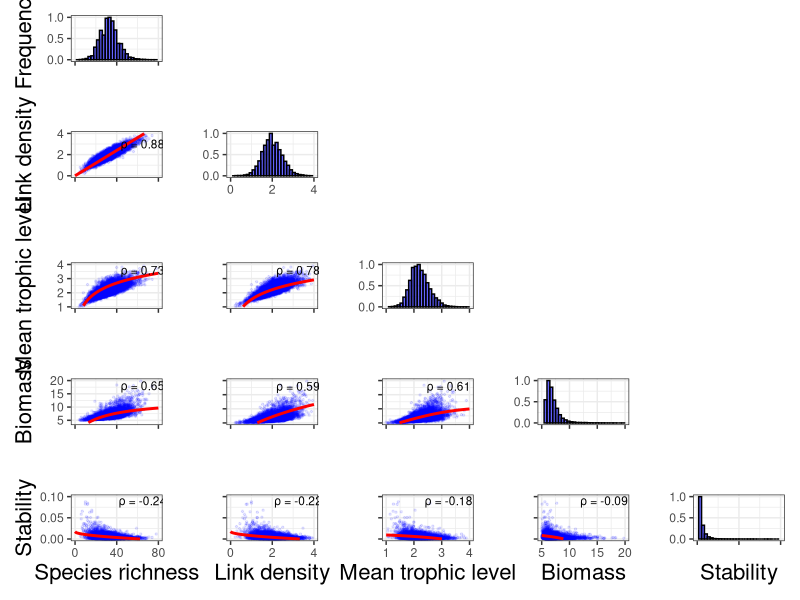

This chart was generated by the following R code:
library(tidyverse)
library(readxl)
library(patchwork)
newdata <- read_excel("community_outcomes.xlsx")
df <- newdata[c("Diversity","Total_biomass", "Link_density",
                "Stability", "Mean_trophic_level")]

plotDB <- ggplot(newdata,aes(x= Diversity,y= Total_biomass)) +
  geom_point(size = 0.5, alpha = 0.1, color = "blue")+
  labs(title = "", x = "", y = "Biomass") +
  stat_function(fun = function(x) (x*0.4758)/(1+ x*0.0369),
                color = "red", size = 1)+
  scale_x_continuous(limits = c(0,80),
                     breaks = c(0,40,80),
                     labels = NULL)+
  scale_y_continuous(limits =c(4,20))+
  theme_bw()+
  theme(axis.title = element_text(size = 16))+
  annotate("text",
           x = 65, y = 18,   # adjust position as needed
           label = "\u03C1 = 0.65",
           size = 3)

plotDS <- ggplot(newdata,aes(x= Diversity,y= -Stability)) +
  geom_point(size = 0.5, alpha = 0.1, color = "blue")+
  labs(title = "", x = "Species richness", y = "Stability") +
  stat_function(fun = function(x) 0.017445 - 0.0022*sqrt(x),
                color = "red", size = 1)+
  scale_x_continuous(limits = c(0, 80),
                     breaks = c(0,40,80)
                     )+
  scale_y_continuous(limits =c(0,0.1),
                     breaks = c(0,0.05, 0.1))+
  theme_bw()+
  theme(axis.title = element_text(size = 16))+
  annotate("text",
           x = 65, y = 0.09,   # adjust position as needed
           label = "\u03C1 = -0.24",
           size = 3)

plotDL <- ggplot(newdata,aes(x= Diversity,y= Link_density)) +
  geom_point(size = 0.5, alpha = 0.1, color = "blue")+
  stat_function(fun = function(x) 0.05988*x,
                color = "red", size = 1)+
  labs(title = "", x = "", y = "Link density")+
  theme_bw()+
  theme(axis.title = element_text(size = 16))+
  scale_x_continuous(limits = c(0, 80),
                     breaks = c(0,40,80),
                     labels = NULL)+
  scale_y_continuous(limits =c(0,4),
                     breaks = c(0,2,4))+
  annotate("text",
           x = 65, y = 3,   # adjust position as needed
           label = "\u03C1 = 0.88",
           size = 3)


plotDT <- ggplot(newdata,aes(x= Diversity,y= Mean_trophic_level)) +
  geom_point(size = 0.5, alpha = 0.1, color = "blue")+
  stat_function(fun = function(x)  log(x)-1,
                color = "red", size = 1)+
  labs(title = "", x = "", y = "Mean trophic level") +
  theme_bw()+
  theme(axis.title = element_text(size = 16))+
  scale_x_continuous(limits = c(0, 80),
                     breaks = c(0,40,80),
                     labels = NULL)+
  scale_y_continuous(limits =c(1,4),
                     breaks = c(1,2,3,4))+
  annotate("text",
           x = 65, y = 3.6,   # adjust position as needed
           label = "\u03C1 = 0.73",
           size = 3)

plotTB <- ggplot(newdata, aes(x= Mean_trophic_level,y= Total_biomass)) +
  labs(title = "", x = "", y = "") +
  geom_point(size = 0.5, alpha = 0.1, color = "blue")+
  stat_function(fun = function(x) (2.17*exp(x))/(1+0.19977*exp(x)) ,
                color = "red", size = 1)+
  scale_y_continuous(limits = c(5, 20),
                     labels = NULL)+
  theme_bw()+
  scale_x_continuous(limits =c(1,4),
                     breaks = c(1,2,3,4),
                     labels = NULL)+
  annotate("text",
           x = 3.25, y = 18,   # adjust position as needed
           label = "\u03C1 = 0.61",
           size = 3)

plotLB <- ggplot(newdata,aes(x= Link_density, y= Total_biomass)) +
  labs(title = "", x = "", y = "") +
  geom_point(size = 0.5, alpha = 0.1, color = "blue")+
  stat_function(fun = function(x) 0.285*x/(0.06+x*0.0097),
                color = "red", size = 1)+
  scale_y_continuous(limits = c(5, 20),
                     labels = NULL)+
  theme_bw()+
  theme(axis.title = element_text(size = 16))+
  scale_x_continuous(limits =c(0,4),
                     breaks = c(0,2,4),
                     labels = NULL)+
  annotate("text",
           x = 3.25, y = 18,   # adjust position as needed
           label = "\u03C1 = 0.59",
           size = 3)

plotBS <- ggplot(newdata,aes(x= Total_biomass,y= -Stability)) +
  labs(title = "", x = "Biomass", y = "") +
  geom_point(size = 0.5, alpha = 0.1, color = "blue")+
  stat_function(fun = function(x) 0.017445- 0.0022*sqrt((x)/(0.4758-x*0.0369)),
                color = "red", size = 1)+
  scale_x_continuous(limits = c(5, 20)
                     )+
  scale_y_continuous(limits =c(0,0.1),
                     breaks = c(0, 0.05, 0.1),
                     labels = NULL)+
  theme_bw()+
  theme(axis.title = element_text(size = 16))+
  annotate("text",
           x = 16.25, y = 0.09,   # adjust position as needed
           label = "\u03C1 = -0.09",
           size = 3)

plotTS <- ggplot(newdata,aes(x= Mean_trophic_level,y= -Stability)) +
  labs(title = "", x = "Mean trophic level", y = "") +
  geom_point(size = 0.5, alpha = 0.1, color = "blue")+
  stat_function(fun = function(x) 0.015 - 0.0033*sqrt(exp(x)),
                color = "red", size = 1)+
  scale_x_continuous(limits = c(1, 4),
                     breaks = c(1,2,3,4)
                     )+
  scale_y_continuous(limits =c(0,0.1),
                     breaks = c(0,0.05, 0.1),
                     labels = NULL)+
  theme_bw()+
  theme(axis.title = element_text(size = 16))+
  annotate("text",
           x = 3.25, y = 0.09,   # adjust position as needed
           label = "\u03C1 = -0.18",
           size = 3)

plotLT <- ggplot(newdata,aes(x= Link_density,y= Mean_trophic_level)) +
  labs(title = "", x = "", y = "") +
  geom_point(size = 0.5, alpha = 0.1, color = "blue")+
  stat_function(fun = function(x) log(x/0.08)-1,
                color = "red", size = 1)+
  scale_y_continuous(limits = c(1, 4),
                     breaks = c(1,2,3,4),
                     labels = NULL)+
  scale_x_continuous(limits =c(0,4),
                     breaks = c(0,2,4),
                     labels = NULL)+
  theme_bw()+
  theme(axis.title = element_text(size = 16))+
  annotate("text",
           x = 3.25, y = 3.6,   # adjust position as needed
           label = "\u03C1 = 0.78",
           size = 3)

plotLS <- ggplot(newdata,aes(x= Link_density ,y= -Stability )) +
  labs(title = "", x = "Link density", y = "") +
  geom_point(size = 0.5, alpha = 0.1, color = "blue")+
  #stat_function(fun = function(x) (0.0177-x)^2 /(0.0097)^2,
  #              color = "red", size = 1, xlim = c(0,0.0177))+
  stat_function(fun = function(x) 0.0177 - 0.0097*(sqrt(x)) ,
                color = "red", size = 1)+
  scale_y_continuous(limits = c(0, 0.1),
                     breaks = c(0, 0.05, 0.1),
                     labels = NULL)+
  scale_x_continuous(limits =c(0,4),
                     breaks = c(0,2,4)
                     )+ 
  theme_bw()+
  theme(axis.title = element_text(size = 16))+
  annotate("text",
           x = 3.25, y = 0.09,   # adjust position as needed
           label = "\u03C1 = -0.22",
           size = 3)

hist_div <- ggplot(df, aes(x = Diversity, y = after_stat(count / max(count)))) +
  geom_histogram(bins=30, fill = "blue", alpha = 0.6, color = "black") +
  labs(x = "", y = "Frequency") +
  # theme(axis.text.y = element_blank(),
  #      axis.ticks.y = element_blank())+
  scale_x_continuous(limits = c(0, 80),
                     breaks = c(0,40,80),
                     labels = NULL)+
  scale_y_continuous(breaks = c(0, 0.5, 1))+
  theme_bw()+
  theme(axis.title = element_text(size = 16))

hist_pop <- ggplot(df, aes(x = Total_biomass, y = after_stat(count / max(count)))) +
  geom_histogram(bins = 30, fill = "blue", alpha = 0.6, color = "black") +
  labs(x = "", y = "") +
  #theme(axis.text.y = element_blank(),
  #     axis.ticks.y = element_blank())+
  scale_x_continuous(limits = c(5, 20),
                     labels = NULL)+
  scale_y_continuous(breaks = c(0, 0.5, 1))+
  theme_bw()

hist_stab <- ggplot(df, aes(x = -Stability, y = after_stat(count / max(count)))) +
  geom_histogram(bins = 30, fill = "blue", alpha = 0.6, color = "black") +
  labs(x = "Stability", y = "") +
  #theme(axis.text.y = element_blank(),
  #     axis.ticks.y = element_blank())+
  scale_x_continuous(limits = c(0, 0.1),
                     breaks = c(0,0.05,0.1),
                     labels = NULL)+
  scale_y_continuous(breaks = c(0, 0.5, 1))+
  theme_bw()+
  theme(axis.title = element_text(size = 16))


hist_links <- ggplot(df, aes(x = Link_density, y = after_stat(count / max(count)))) +
  geom_histogram(bins = 30, fill = "blue", alpha = 0.6, color = "black") +
  labs(x = "", y = "") +
  #theme(axis.text.y = element_blank(),
  #     axis.ticks.y = element_blank())+
  scale_x_continuous(limits = c(0, 4),
                     breaks = c(0,2,4)
                     )+
  scale_y_continuous(breaks = c(0, 0.5, 1))+
  theme_bw()+
  theme(axis.title = element_text(size = 16))

hist_tl <- ggplot(df, aes(x = Mean_trophic_level, y = after_stat(count / max(count)))) +
  geom_histogram(bins = 30, fill = "blue", alpha = 0.6, color = "black") +
  labs(x = "", y = "") +
  #theme(axis.text.y = element_blank(),
  #     axis.ticks.y = element_blank())+
  scale_x_continuous(limits = c(1,4),
                     labels = NULL)+
  scale_y_continuous(breaks = c(0, 0.5, 1))+
  theme_bw()

all_plots <- list( hist_div, plot_spacer(), plot_spacer(), plot_spacer(),plot_spacer(),
                  plotDL, hist_links, plot_spacer(), plot_spacer(), plot_spacer(), 
                  plotDT, plotLT, hist_tl, plot_spacer(), plot_spacer(), 
                  plotDB, plotLB, plotTB, hist_pop, plot_spacer(), 
                  plotDS, plotLS, plotTS, plotBS, hist_stab) 

final_plot <- wrap_plots(all_plots, ncol = 5, nrow = 5)
final_plot
